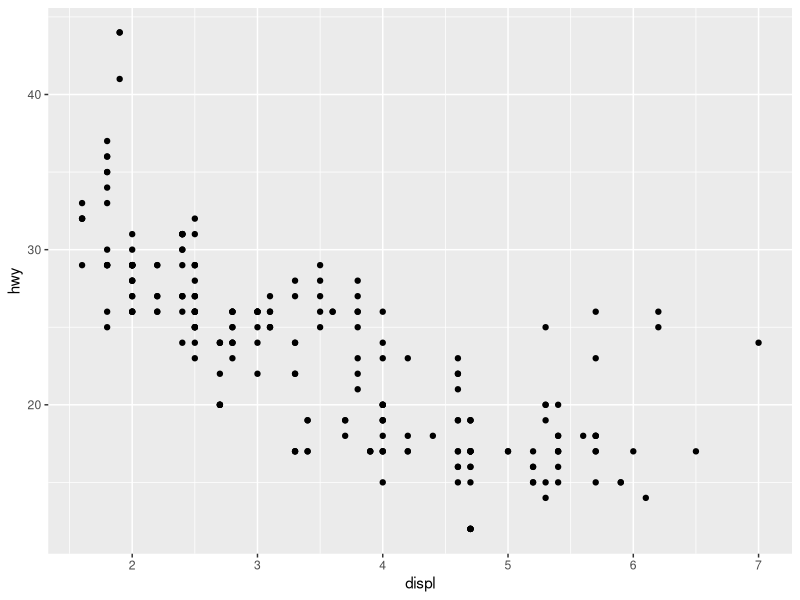
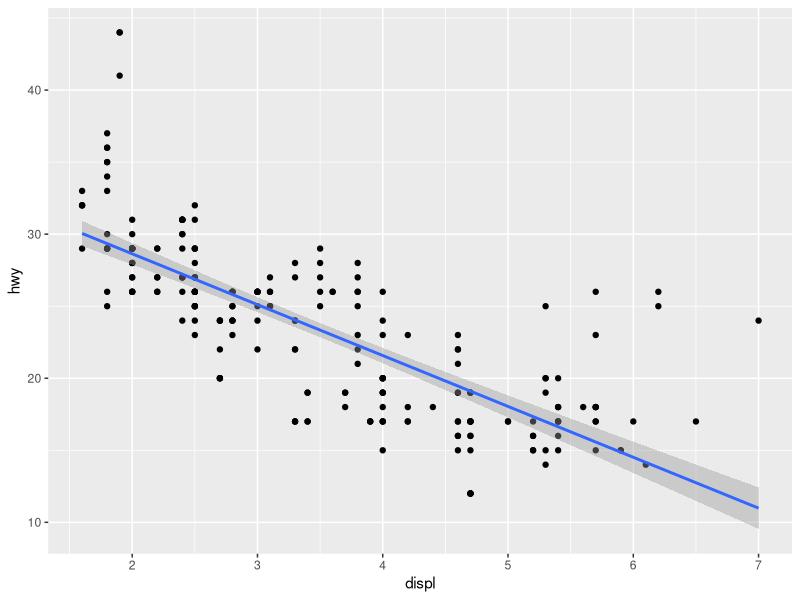
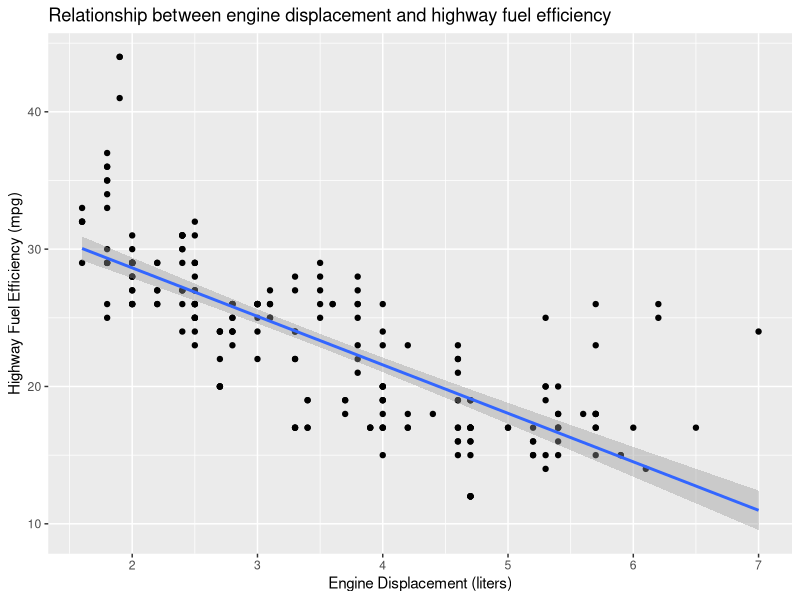
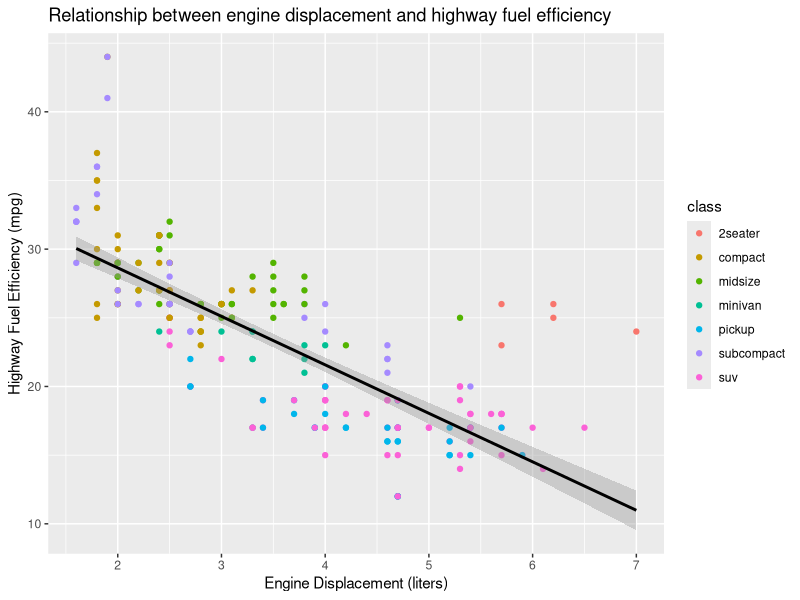
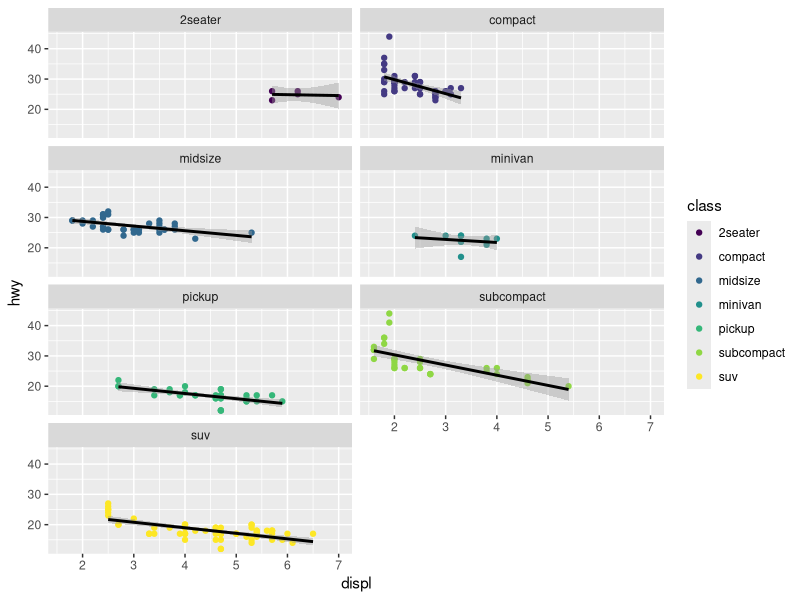
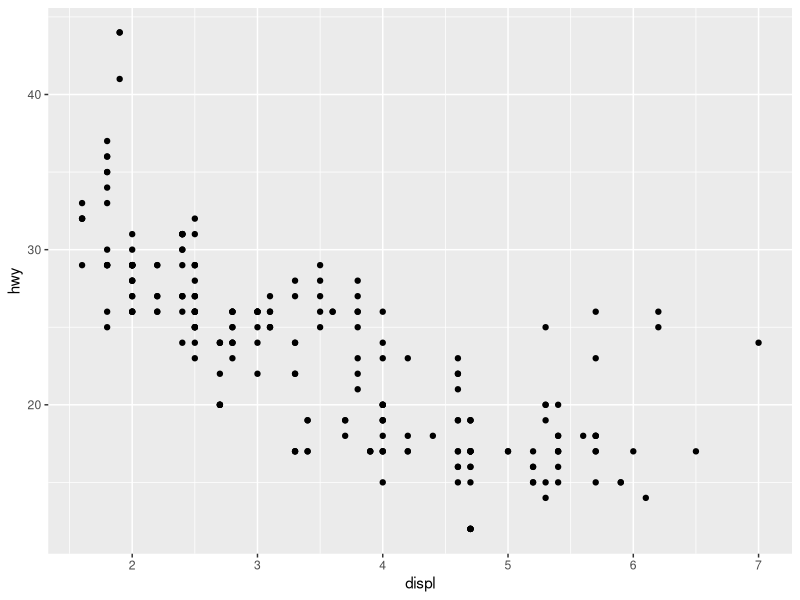
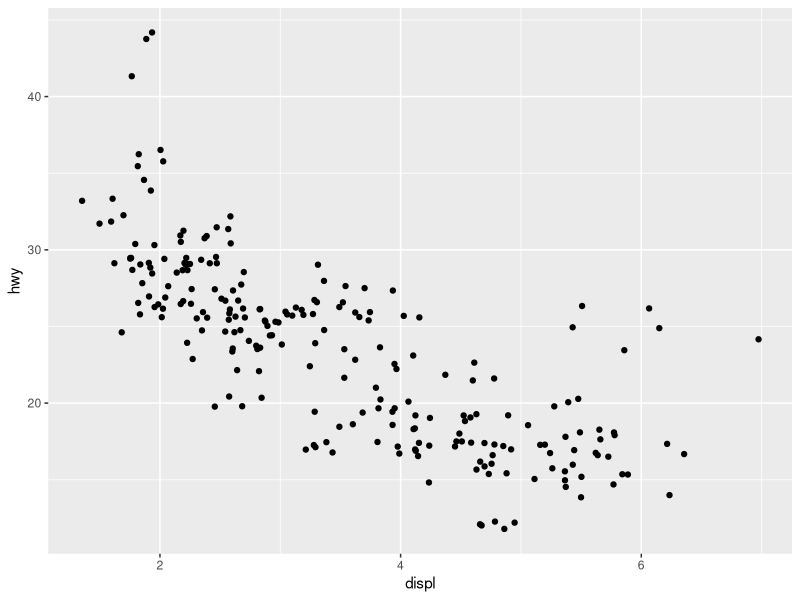
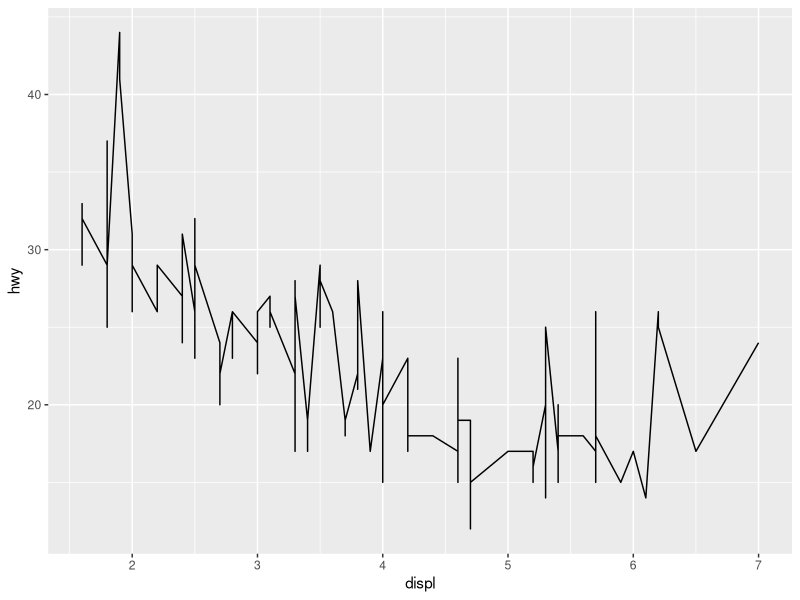

Generate these figures, in order, with R:
## ---- chunk 1
knitr::opts_chunk$set(echo = TRUE)
## ---- chunk 2
#if you don't have ggplot already on your computer or environment - viridis is for color grading which will help us later
install.packages("ggplot2")
install.packages("viridis")

#load the package to use it, you can use ctrl and enter to run lines individually
library("ggplot2")
library("viridis")
## ---- chunk 3
#with other dataframes, you'd have to read it in with other functions. Lucky you!
summary(mpg)
## ---- chunk 4
ggplot(data = mpg) + #this tells ggplot which dataset to use
  geom_point(mapping = aes(x = displ, y = hwy)) #this sets the x and y axis and plots each data point
## ---- chunk 5
ggplot(data = mpg) + #this tells ggplot which dataset to use
  geom_point(mapping = aes(x = displ, y = hwy)) + #this sets the x and y axis and plots each data point
  geom_smooth(mapping = aes(x = displ, y = hwy), method = lm) #this creates the line of best fit
## ---- chunk 6
ggplot(data = mpg) + #this tells ggplot which dataset to use
  geom_point(mapping = aes(x = displ, y = hwy)) + #this sets the x and y axis and plots each data point
  geom_smooth(mapping = aes(x = displ, y = hwy), method = lm) +
  labs(
  x = "Engine Displacement (liters)",
  y = "Highway Fuel Efficiency (mpg)",
  title = "Relationship between engine displacement and highway fuel efficiency")
## ---- chunk 7
ggplot(data = mpg) + #this tells ggplot which dataset to use
  geom_point(mapping = aes(x = displ, y = hwy, color = class)) + #this sets the x and y axis and plots each data point, "color" is used here to differ the color of the dots based on the class of car (suv, etc.)
  geom_smooth(mapping = aes(x = displ, y = hwy), method = lm, color = "black") + #here, we set the color of the line explicitly to black
  labs(
  x = "Engine Displacement (liters)",
  y = "Highway Fuel Efficiency (mpg)",
  title = "Relationship between engine displacement and highway fuel efficiency")
## ---- chunk 8
ggplot(data = mpg) + #this tells ggplot which dataset to use
  geom_point(mapping = aes(x = displ, y = hwy, color = class)) + #this sets the x and y axis and plots each data point, "color" is used here to differ the color of the dots based on the class of car (suv, etc.)
  scale_color_viridis(discrete = TRUE)+
  #this is an optional function that you can use to fine-tune the color grading
  geom_smooth(mapping = aes(x = displ, y = hwy), method = lm, color = "black") + #here, we set the color of the line explicitly to black
  facet_wrap(~ class, ncol = 2) #this will make multiple graphs based on class. Note that ncol (number of columns) and nrow (number of rows) can be set explicitly (but don't have to be)
## ---- chunk 9
ggplot(data = mpg) + 
  geom_point(mapping = aes(x = displ, y = hwy))
## ---- chunk 10
ggplot(data = mpg) + 
  geom_jitter(mapping = aes(x = displ, y = hwy), width=0.25, height=0.5)#note the change from geom_point to geom_jitter. width specifies horizontal jitter, height specifies vertical jitter
## ---- chunk 11
ggplot(data = mpg) + 
  geom_line(mapping = aes(x = displ, y = hwy))
## ---- chunk 12
ggplot(data = mpg) + 
  geom_line(mapping = aes(x = displ, y = hwy))+
  geom_point(mapping = aes(x = displ, y = hwy))
## ---- chunk 13
ggplot(data = mpg) + 
  geom_boxplot(mapping = aes(x = class, y = hwy)) + #specify boxplot as plot type
  labs(
  x = "Vehicle Type",
  y = "Highway Fuel Efficiency (mpg)",
  title = "Highway fuel efficiency by Vehicle Type")
## ---- chunk 14
ggplot(data = mpg) + 
  geom_boxplot(mapping = aes(x = class, y = hwy), outlier.shape = NA) +
  geom_jitter(mapping = aes(x = class, y = hwy), width = 0.2) +
  labs(
  x = "Vehicle Type",
  y = "Highway Fuel Efficiency (mpg)",
  title = "Highway fuel efficiency by Vehicle Type")
## ---- chunk 15
ggplot(data = mpg) + 
  geom_boxplot(mapping = aes(x = class, y = hwy, color = drv)) + #like with scatterplots, color is optionally specified here
  labs(
  x = "Vehicle Type",
  y = "Highway Fuel Efficiency (mpg)",
  title = "Highway fuel efficiency by Vehicle Type")
## ---- chunk 16
ggplot(data = mpg) + 
  geom_violin(mapping = aes(x = class, y = hwy, color = drv)) + 
  labs(
  x = "Vehicle Type",
  y = "Highway Fuel Efficiency (mpg)",
  title = "Highway fuel efficiency by Vehicle Type")
## ---- chunk 17
ggplot(data = diamonds) + 
  geom_bar(mapping = aes(x = cut)) #note that in these charts, we only need to declare an x variable
## ---- chunk 18
ggplot(data = diamonds) + 
  geom_bar(mapping = aes(x = cut, fill = cut)) 
## ---- chunk 19
ggplot(data = diamonds) + 
  geom_bar(mapping = aes(x = cut, fill = clarity))
## ---- chunk 20
ggplot(data = diamonds) + 
  geom_bar(mapping = aes(x = cut, fill = clarity), position = "fill")
## ---- chunk 21
ggplot(data = diamonds) + 
  geom_bar(mapping = aes(x = cut, fill = clarity), position = "dodge") 
## ---- chunk 22
ggplot(data = diamonds) + 
  geom_histogram(mapping = aes(x = price, fill = cut), bins = 30) +
  #specifying bin width - i.e. how wide each bar is
  theme_minimal() 
